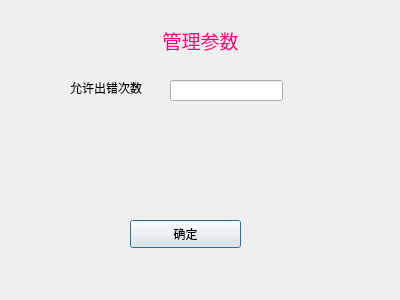
<?xml version="1.0" encoding="UTF-8"?>
<ui version="4.0">
 <class>Dialog</class>
 <widget class="QDialog" name="Dialog">
  <property name="geometry">
   <rect>
    <x>0</x>
    <y>0</y>
    <width>400</width>
    <height>300</height>
   </rect>
  </property>
  <property name="windowTitle">
   <string>Dialog</string>
  </property>
  <widget class="QLabel" name="ProjectName">
   <property name="geometry">
    <rect>
     <x>110</x>
     <y>20</y>
     <width>181</width>
     <height>41</height>
    </rect>
   </property>
   <property name="text">
    <string>&lt;html&gt;&lt;head/&gt;&lt;body&gt;&lt;p align=&quot;center&quot;&gt;&lt;span style=&quot; font-size:14pt; color:#ff007f;&quot;&gt;管理参数&lt;/span&gt;&lt;/p&gt;&lt;/body&gt;&lt;/html&gt;</string>
   </property>
  </widget>
  <widget class="QLabel" name="numberError">
   <property name="geometry">
    <rect>
     <x>70</x>
     <y>80</y>
     <width>91</width>
     <height>16</height>
    </rect>
   </property>
   <property name="text">
    <string>允许出错次数</string>
   </property>
  </widget>
  <widget class="QLineEdit" name="lineEdit">
   <property name="geometry">
    <rect>
     <x>170</x>
     <y>80</y>
     <width>113</width>
     <height>21</height>
    </rect>
   </property>
  </widget>
  <widget class="QPushButton" name="login">
   <property name="geometry">
    <rect>
     <x>130</x>
     <y>220</y>
     <width>111</width>
     <height>28</height>
    </rect>
   </property>
   <property name="text">
    <string>确定</string>
   </property>
  </widget>
 </widget>
 <resources/>
 <connections/>
</ui>
